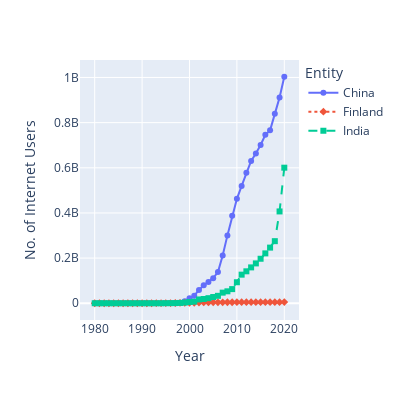

Notebook code cell kept with this figure:
### Markdown cell above
scatter + line = 추세 + 데이터의 양의 함께 확인할 수 있다.

### Code cell
px.line(data_frame = df_country, x='Year', y= 'No. of Internet Users'
        , width= 400, height= 400, line_dash='Entity',color='Entity'
        , symbol= 'Entity')

### Figure 1 — Plotly figure (JSON) as saved in the notebook; plotly's stock layout.template omitted (floating-point values rounded to 4 significant figures)
{"data": [{"hovertemplate": "Entity=China<br>Year=%{x}<br>No. of Internet Users=%{y}<extra></extra>", "legendgroup": "China", "line": {"color": "#636efa", "dash": "solid"}, "marker": {"symbol": "circle"}, "mode": "lines+markers", "name": "China", "orientation": "v", "showlegend": true, "type": "scatter", "x": [1980, 1981, 1982, 1983, 1984, 1985, 1986, 1987, 1988, 1989, 1990, 1991, 1992, 1993, 1994, 1995, 1996, 1997, 1998, 1999, 2000, 2001, 2002, 2003, 2004, 2005, 2006, 2007, 2008, 2009, 2010, 2011, 2012, 2013, 2014, 2015, 2016, 2017, 2018, 2019, 2020], "xaxis": "x", "y": [0, 0, 0, 0, 0, 0, 0, 0, 0, 0, 0, 0, 0, 2017, 14102, 60356, 160682, 400984, 2101421, 8890827, 22449303, 33595872, 58867578, 79910145, 94667627, 111218923, 138178103, 211442115, 300617785, 387007303, 462429626, 519767537, 578056810, 630253951, 663505855, 701038864, 745805312, 765779840, 838905119, 911554782, 1003218650], "yaxis": "y"}, {"hovertemplate": "Entity=Finland<br>Year=%{x}<br>No. of Internet Users=%{y}<extra></extra>", "legendgroup": "Finland", "line": {"color": "#EF553B", "dash": "dot"}, "marker": {"symbol": "diamond"}, "mode": "lines+markers", "name": "Finland", "orientation": "v", "showlegend": true, "type": "scatter", "x": [1980, 1981, 1982, 1983, 1984, 1985, 1986, 1987, 1988, 1989, 1990, 1991, 1992, 1993, 1994, 1995, 1996, 1997, 1998, 1999, 2000, 2001, 2002, 2003, 2004, 2005, 2006, 2007, 2008, 2009, 2010, 2011, 2012, 2013, 2014, 2015, 2016, 2017, 2018, 2019, 2020], "xaxis": "x", "y": [0, 0, 0, 0, 0, 0, 0, 0, 0, 0, 20000, 70066, 95139, 130134, 250104, 710019, 859931, 1000165, 1311708, 1668203, 1928058, 2236309, 3246727, 3608432, 3784653, 3907273, 4195094, 4272207, 4445687, 4403987, 4660153, 4779848, 4865982, 4977352, 4725802, 4735464, 4819506, 4817916, 4902695, 4947707, 5096511], "yaxis": "y"}, {"hovertemplate": "Entity=India<br>Year=%{x}<br>No. of Internet Users=%{y}<extra></extra>", "legendgroup": "India", "line": {"color": "#00cc96", "dash": "dash"}, "marker": {"symbol": "square"}, "mode": "lines+markers", "name": "India", "orientation": "v", "showlegend": true, "type": "scatter", "x": [1980, 1981, 1982, 1983, 1984, 1985, 1986, 1987, 1988, 1989, 1990, 1991, 1992, 1993, 1994, 1995, 1996, 1997, 1998, 1999, 2000, 2001, 2002, 2003, 2004, 2005, 2006, 2007, 2008, 2009, 2010, 2011, 2012, 2013, 2014, 2015, 2016, 2017, 2018, 2019, 2020], "xaxis": "x", "y": [0, 0, 0, 0, 0, 0, 0, 0, 0, 0, 0, 0, 1010, 2021, 10110, 252920, 455593, 709331, 1420073, 2842899, 5589912, 7122787, 16890688, 18845094, 22454138, 27573640, 32890943, 46992826, 52854988, 62650376, 93046022, 126642456, 141468081, 158809242, 176478273, 197107112, 220874988, 246463630, 274913663, 406634942, 600446441], "yaxis": "y"}], "layout": {"height": 400, "legend": {"title": {"text": "Entity"}, "tracegroupgap": 0}, "margin": {"t": 60}, "width": 400, "xaxis": {"anchor": "y", "domain": [0, 1], "title": {"text": "Year"}}, "yaxis": {"anchor": "x", "domain": [0, 1], "title": {"text": "No. of Internet Users"}}}}
